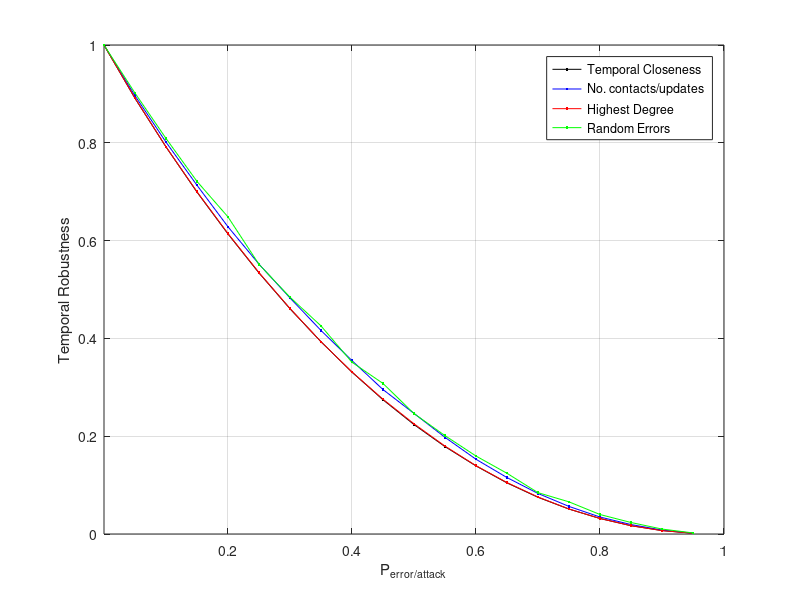

Write the MATLAB code that produced this figure.
%  read labels and x-y data
load RWP_10_1_trace_AverageContactUpdates.dat;     %  read data into the my_xy matrix
Prob = RWP_10_1_trace_AverageContactUpdates(:,2);     %  copy first column of my_xy into x
Err2 = RWP_10_1_trace_AverageContactUpdates(:,3);     %  and second column into y

load RWP_10_1_trace_AverageHighestDegree.dat;     %  read data into the my_xy matrix
Err3 = RWP_10_1_trace_AverageHighestDegree(:,3);     %  and second column into y

load RWP_10_1_trace_TemporalCloseness.dat;     %  read data into the my_xy matrix
Err1 = RWP_10_1_trace_TemporalCloseness(:,3);     %  and second column into y

load RWP_10_1_trace_RandomErrors.dat;     %  read data into the my_xy matrix
Err4 = RWP_10_1_trace_RandomErrors(:,3);     %  and second column into y

plot(Prob,Err1,'k.-',Prob,Err2,'b.-',Prob,Err3,'r.-',Prob,Err4,'g.-');

xlabel('P_{error/attack}');           % add axis labels and plot title
ylabel('Temporal Robustness');
axis([0.000075 1.000 0.0 1.000],[0.000075 1.000 0.0 1.000]);
%set(gca,'XGrid','on','YGrid','on');
%set(gca,'gridlinestyle','--')
grid on;
legend('Temporal Closeness','No. contacts/updates','Highest Degree','Random Errors');

%title('Mean monthly precipitation at Portland International Airport');
%plot(Prob,EffSim,'bx-',Prob,EffTheor,'ro-');     %  plot precip vs. month with circles
